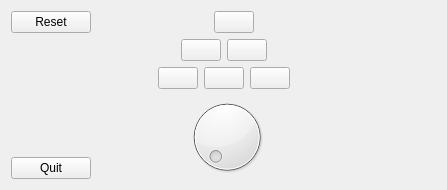
<?xml version="1.0" encoding="UTF-8"?>
<ui version="4.0">
 <class>Widget</class>
 <widget class="QWidget" name="Widget">
  <property name="geometry">
   <rect>
    <x>0</x>
    <y>0</y>
    <width>447</width>
    <height>190</height>
   </rect>
  </property>
  <property name="windowTitle">
   <string>Widget</string>
  </property>
  <layout class="QVBoxLayout" name="verticalLayout">
   <item>
    <layout class="QVBoxLayout" name="verticalLayout_2">
     <item>
      <layout class="QHBoxLayout" name="horizontalLayout">
       <item>
        <widget class="QPushButton" name="pushButton_2">
         <property name="text">
          <string>Reset</string>
         </property>
         <property name="iconSize">
          <size>
           <width>16</width>
           <height>16</height>
          </size>
         </property>
        </widget>
       </item>
       <item>
        <spacer name="horizontalSpacer">
         <property name="orientation">
          <enum>Qt::Horizontal</enum>
         </property>
         <property name="sizeType">
          <enum>QSizePolicy::MinimumExpanding</enum>
         </property>
         <property name="sizeHint" stdset="0">
          <size>
           <width>40</width>
           <height>20</height>
          </size>
         </property>
        </spacer>
       </item>
       <item>
        <widget class="felis" name="b1">
         <property name="text">
          <string/>
         </property>
        </widget>
       </item>
       <item>
        <spacer name="horizontalSpacer_2">
         <property name="orientation">
          <enum>Qt::Horizontal</enum>
         </property>
         <property name="sizeType">
          <enum>QSizePolicy::MinimumExpanding</enum>
         </property>
         <property name="sizeHint" stdset="0">
          <size>
           <width>40</width>
           <height>20</height>
          </size>
         </property>
        </spacer>
       </item>
       <item>
        <spacer name="horizontalSpacer_3">
         <property name="orientation">
          <enum>Qt::Horizontal</enum>
         </property>
         <property name="sizeType">
          <enum>QSizePolicy::Fixed</enum>
         </property>
         <property name="sizeHint" stdset="0">
          <size>
           <width>65</width>
           <height>20</height>
          </size>
         </property>
        </spacer>
       </item>
      </layout>
     </item>
    </layout>
   </item>
   <item>
    <layout class="QHBoxLayout" name="horizontalLayout_4">
     <item>
      <spacer name="horizontalSpacer_5">
       <property name="orientation">
        <enum>Qt::Horizontal</enum>
       </property>
       <property name="sizeHint" stdset="0">
        <size>
         <width>40</width>
         <height>20</height>
        </size>
       </property>
      </spacer>
     </item>
     <item>
      <widget class="felis" name="b2">
       <property name="text">
        <string/>
       </property>
      </widget>
     </item>
     <item>
      <widget class="felis" name="b3">
       <property name="text">
        <string/>
       </property>
      </widget>
     </item>
     <item>
      <spacer name="horizontalSpacer_4">
       <property name="orientation">
        <enum>Qt::Horizontal</enum>
       </property>
       <property name="sizeHint" stdset="0">
        <size>
         <width>40</width>
         <height>20</height>
        </size>
       </property>
      </spacer>
     </item>
    </layout>
   </item>
   <item>
    <layout class="QHBoxLayout" name="horizontalLayout_3">
     <item>
      <spacer name="horizontalSpacer_7">
       <property name="orientation">
        <enum>Qt::Horizontal</enum>
       </property>
       <property name="sizeHint" stdset="0">
        <size>
         <width>40</width>
         <height>20</height>
        </size>
       </property>
      </spacer>
     </item>
     <item>
      <widget class="felis" name="b4">
       <property name="text">
        <string/>
       </property>
      </widget>
     </item>
     <item>
      <widget class="felis" name="b5">
       <property name="text">
        <string/>
       </property>
      </widget>
     </item>
     <item>
      <widget class="felis" name="b6">
       <property name="text">
        <string/>
       </property>
      </widget>
     </item>
     <item>
      <spacer name="horizontalSpacer_6">
       <property name="orientation">
        <enum>Qt::Horizontal</enum>
       </property>
       <property name="sizeHint" stdset="0">
        <size>
         <width>40</width>
         <height>20</height>
        </size>
       </property>
      </spacer>
     </item>
    </layout>
   </item>
   <item>
    <layout class="QHBoxLayout" name="horizontalLayout_2">
     <item>
      <layout class="QVBoxLayout" name="verticalLayout_3">
       <item>
        <spacer name="verticalSpacer">
         <property name="orientation">
          <enum>Qt::Vertical</enum>
         </property>
         <property name="sizeHint" stdset="0">
          <size>
           <width>20</width>
           <height>40</height>
          </size>
         </property>
        </spacer>
       </item>
       <item>
        <widget class="QPushButton" name="pushButton_8">
         <property name="text">
          <string>Quit</string>
         </property>
        </widget>
       </item>
      </layout>
     </item>
     <item>
      <spacer name="horizontalSpacer_8">
       <property name="orientation">
        <enum>Qt::Horizontal</enum>
       </property>
       <property name="sizeHint" stdset="0">
        <size>
         <width>40</width>
         <height>20</height>
        </size>
       </property>
      </spacer>
     </item>
     <item>
      <widget class="QDial" name="dial"/>
     </item>
     <item>
      <spacer name="horizontalSpacer_9">
       <property name="orientation">
        <enum>Qt::Horizontal</enum>
       </property>
       <property name="sizeHint" stdset="0">
        <size>
         <width>40</width>
         <height>20</height>
        </size>
       </property>
      </spacer>
     </item>
     <item>
      <spacer name="horizontalSpacer_10">
       <property name="orientation">
        <enum>Qt::Horizontal</enum>
       </property>
       <property name="sizeHint" stdset="0">
        <size>
         <width>40</width>
         <height>20</height>
        </size>
       </property>
      </spacer>
     </item>
    </layout>
   </item>
  </layout>
 </widget>
 <layoutdefault spacing="6" margin="11"/>
 <customwidgets>
  <customwidget>
   <class>felis</class>
   <extends>QPushButton</extends>
   <header>felis.h</header>
   <slots>
    <slot>reset()</slot>
    <slot>spin(int)</slot>
   </slots>
  </customwidget>
 </customwidgets>
 <resources/>
 <connections>
  <connection>
   <sender>pushButton_2</sender>
   <signal>clicked()</signal>
   <receiver>b2</receiver>
   <slot>reset()</slot>
   <hints>
    <hint type="sourcelabel">
     <x>58</x>
     <y>16</y>
    </hint>
    <hint type="destinationlabel">
     <x>168</x>
     <y>50</y>
    </hint>
   </hints>
  </connection>
  <connection>
   <sender>pushButton_2</sender>
   <signal>clicked()</signal>
   <receiver>b1</receiver>
   <slot>reset()</slot>
   <hints>
    <hint type="sourcelabel">
     <x>58</x>
     <y>11</y>
    </hint>
    <hint type="destinationlabel">
     <x>195</x>
     <y>16</y>
    </hint>
   </hints>
  </connection>
  <connection>
   <sender>pushButton_2</sender>
   <signal>clicked()</signal>
   <receiver>b4</receiver>
   <slot>reset()</slot>
   <hints>
    <hint type="sourcelabel">
     <x>16</x>
     <y>22</y>
    </hint>
    <hint type="destinationlabel">
     <x>139</x>
     <y>77</y>
    </hint>
   </hints>
  </connection>
  <connection>
   <sender>pushButton_2</sender>
   <signal>clicked()</signal>
   <receiver>b3</receiver>
   <slot>reset()</slot>
   <hints>
    <hint type="sourcelabel">
     <x>31</x>
     <y>16</y>
    </hint>
    <hint type="destinationlabel">
     <x>226</x>
     <y>43</y>
    </hint>
   </hints>
  </connection>
  <connection>
   <sender>pushButton_2</sender>
   <signal>clicked()</signal>
   <receiver>b5</receiver>
   <slot>reset()</slot>
   <hints>
    <hint type="sourcelabel">
     <x>34</x>
     <y>18</y>
    </hint>
    <hint type="destinationlabel">
     <x>197</x>
     <y>74</y>
    </hint>
   </hints>
  </connection>
  <connection>
   <sender>pushButton_2</sender>
   <signal>clicked()</signal>
   <receiver>b6</receiver>
   <slot>reset()</slot>
   <hints>
    <hint type="sourcelabel">
     <x>41</x>
     <y>9</y>
    </hint>
    <hint type="destinationlabel">
     <x>255</x>
     <y>67</y>
    </hint>
   </hints>
  </connection>
  <connection>
   <sender>pushButton_8</sender>
   <signal>clicked()</signal>
   <receiver>Widget</receiver>
   <slot>close()</slot>
   <hints>
    <hint type="sourcelabel">
     <x>39</x>
     <y>164</y>
    </hint>
    <hint type="destinationlabel">
     <x>447</x>
     <y>104</y>
    </hint>
   </hints>
  </connection>
  <connection>
   <sender>dial</sender>
   <signal>valueChanged(int)</signal>
   <receiver>b4</receiver>
   <slot>spin(int)</slot>
   <hints>
    <hint type="sourcelabel">
     <x>208</x>
     <y>104</y>
    </hint>
    <hint type="destinationlabel">
     <x>172</x>
     <y>83</y>
    </hint>
   </hints>
  </connection>
  <connection>
   <sender>dial</sender>
   <signal>valueChanged(int)</signal>
   <receiver>b5</receiver>
   <slot>spin(int)</slot>
   <hints>
    <hint type="sourcelabel">
     <x>228</x>
     <y>140</y>
    </hint>
    <hint type="destinationlabel">
     <x>225</x>
     <y>79</y>
    </hint>
   </hints>
  </connection>
  <connection>
   <sender>dial</sender>
   <signal>valueChanged(int)</signal>
   <receiver>b6</receiver>
   <slot>spin(int)</slot>
   <hints>
    <hint type="sourcelabel">
     <x>241</x>
     <y>151</y>
    </hint>
    <hint type="destinationlabel">
     <x>278</x>
     <y>80</y>
    </hint>
   </hints>
  </connection>
  <connection>
   <sender>dial</sender>
   <signal>valueChanged(int)</signal>
   <receiver>b2</receiver>
   <slot>spin(int)</slot>
   <hints>
    <hint type="sourcelabel">
     <x>232</x>
     <y>163</y>
    </hint>
    <hint type="destinationlabel">
     <x>190</x>
     <y>42</y>
    </hint>
   </hints>
  </connection>
  <connection>
   <sender>dial</sender>
   <signal>valueChanged(int)</signal>
   <receiver>b3</receiver>
   <slot>spin(int)</slot>
   <hints>
    <hint type="sourcelabel">
     <x>247</x>
     <y>138</y>
    </hint>
    <hint type="destinationlabel">
     <x>252</x>
     <y>46</y>
    </hint>
   </hints>
  </connection>
  <connection>
   <sender>dial</sender>
   <signal>valueChanged(int)</signal>
   <receiver>b1</receiver>
   <slot>spin(int)</slot>
   <hints>
    <hint type="sourcelabel">
     <x>224</x>
     <y>148</y>
    </hint>
    <hint type="destinationlabel">
     <x>214</x>
     <y>16</y>
    </hint>
   </hints>
  </connection>
 </connections>
</ui>
